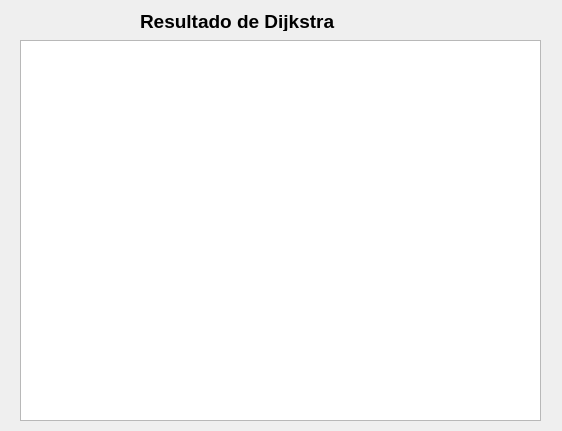
<?xml version="1.0" encoding="UTF-8"?>
<ui version="4.0">
 <class>Dijkstra</class>
 <widget class="QDialog" name="Dijkstra">
  <property name="geometry">
   <rect>
    <x>0</x>
    <y>0</y>
    <width>562</width>
    <height>431</height>
   </rect>
  </property>
  <property name="windowTitle">
   <string>Dialog</string>
  </property>
  <widget class="QPlainTextEdit" name="dijkstra">
   <property name="geometry">
    <rect>
     <x>20</x>
     <y>40</y>
     <width>521</width>
     <height>381</height>
    </rect>
   </property>
   <property name="readOnly">
    <bool>true</bool>
   </property>
  </widget>
  <widget class="QLabel" name="label0_2">
   <property name="geometry">
    <rect>
     <x>140</x>
     <y>10</y>
     <width>231</width>
     <height>21</height>
    </rect>
   </property>
   <property name="text">
    <string>&lt;html&gt;&lt;head/&gt;&lt;body&gt;&lt;p&gt;&lt;span style=&quot; font-size:14pt; font-weight:600;&quot;&gt;Resultado de Dijkstra&lt;/span&gt;&lt;/p&gt;&lt;/body&gt;&lt;/html&gt;</string>
   </property>
  </widget>
 </widget>
 <resources/>
 <connections/>
</ui>
